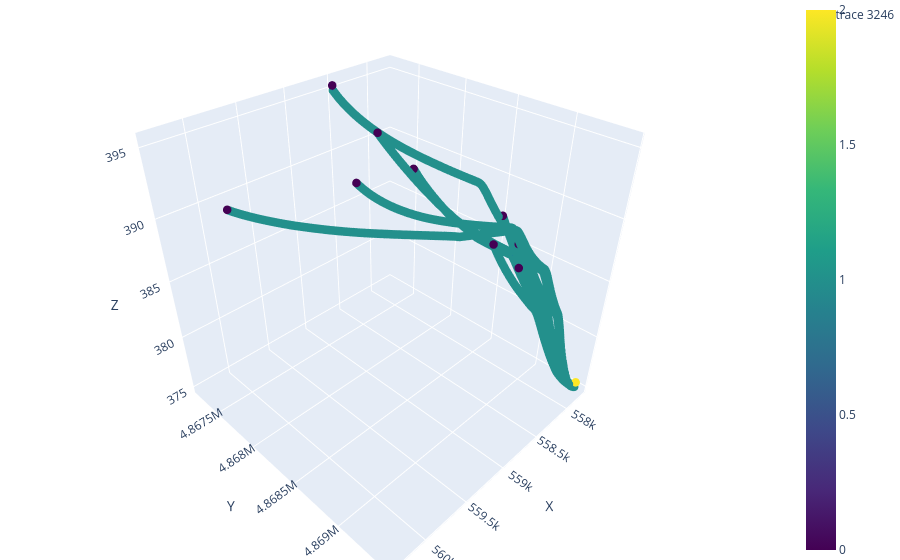

The notebook cell this image was saved under:
### Code cell
lines = edges[["x_0", "y_0", "z_0", "x_1", "y_1", "z_1"]].values.reshape(-1, 2, 3)
line_traces = []
for line in lines:
    line_traces.append(
        go.Scatter3d(
            x=line[:,0],
            y=line[:,1],
            z=line[:,2],
            mode='lines',
            line=dict(color='blue', width=1),
            showlegend=False
        )
    )
node_type_map = {cat: i for i, cat in enumerate(nodes.type.unique())}
node_colors = nodes.type.map(node_type_map)
# Scatter for nodes
scatter = go.Scatter3d(
    x=nodes.x,
    y=nodes.y,
    z=nodes.z,
    mode='markers',
    marker=dict(
        size=5,
        color=node_colors,  # categorical or numeric
        colorscale='Viridis',
        showscale=True
    )
)

# Combine and plot
fig = go.Figure(data=line_traces + [scatter])
fig.update_layout(
    scene=dict(
        xaxis_title='X',
        yaxis_title='Y',
        zaxis_title='Z'
    ),
    margin=dict(l=0, r=0, b=0, t=0)
)

fig.show()
